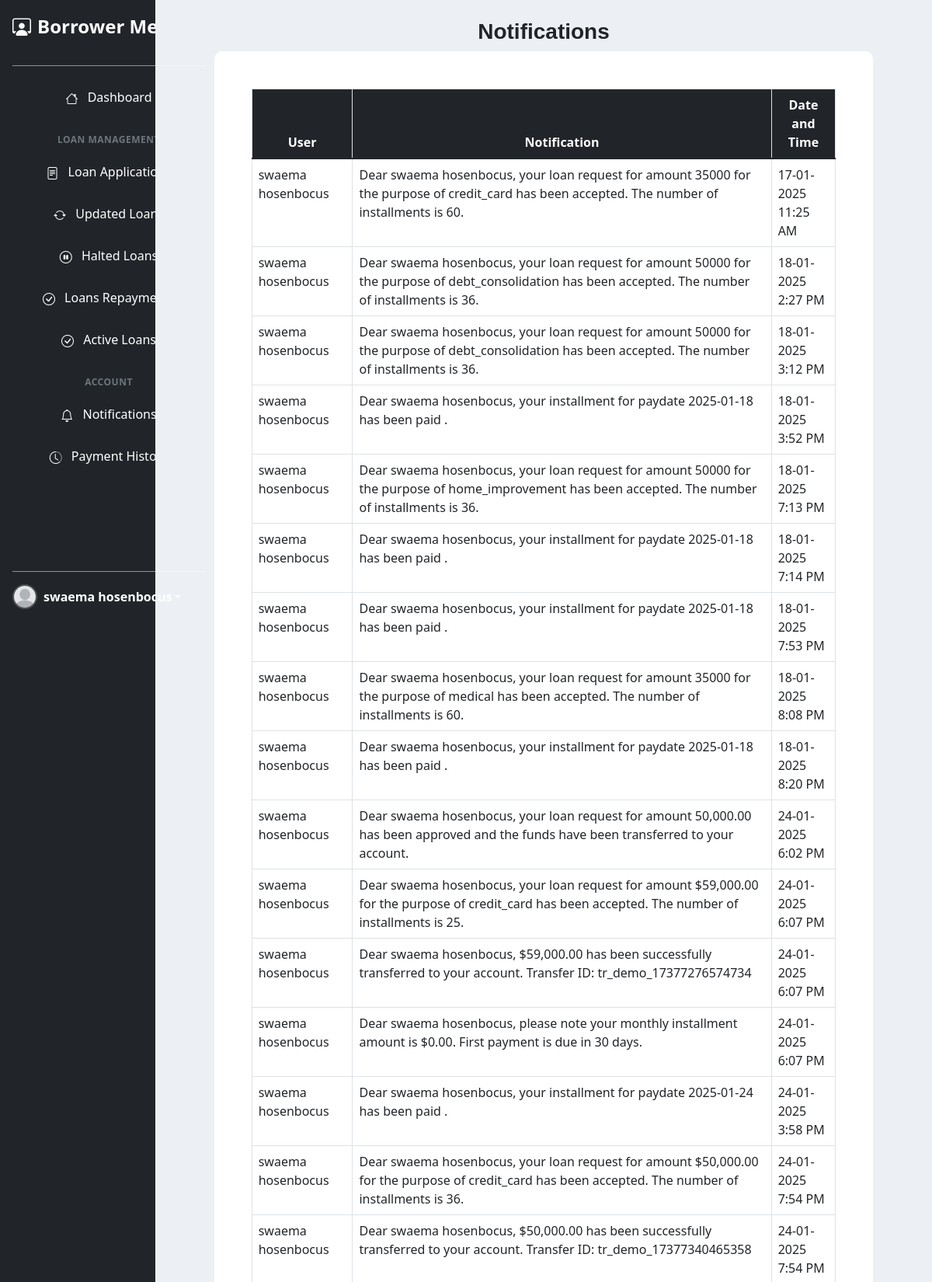
Page /Borrower/notifications.php (signed in, upper part) on the committed database.
### tables this page shows
CREATE TABLE `notifications` (
  `id` int(11) NOT NULL,
  `user_id` int(11) DEFAULT NULL,
  `message` text DEFAULT NULL,
  `created_at` datetime DEFAULT current_timestamp()
);

CREATE TABLE `users` (
  `id` int(11) NOT NULL,
  `name` varchar(255) DEFAULT NULL,
  `email` varchar(255) DEFAULT NULL,
  `password` varchar(255) DEFAULT NULL,
  `role` enum('borrower','lender','admin') DEFAULT NULL,
  `mobile` varchar(15) NOT NULL,
  `address` text NOT NULL,
  `image` varchar(255) DEFAULT NULL,
  `status` enum('active','inactive','blocked','suspend') DEFAULT NULL,
  `user_verfied` text DEFAULT NULL,
  `reset_token` text DEFAULT NULL,
  `reset_token_expiry` datetime DEFAULT NULL,
  `created_at` datetime DEFAULT current_timestamp(),
  `updated_at` timestamp NOT NULL DEFAULT current_timestamp() ON UPDATE current_timestamp(),
  `stripe_account_id` varchar(255) DEFAULT NULL
);

### Classes/Notifiactions.php (called while the page is built, shortened)
<?php
class Notifiactions
{
    public static function showNotification($id)
    {
        $db = Database::getConnection();
        $query = "SELECT u.*,n.*,n.created_at as notTime from notifications n
        inner join users u on u.id = n.user_id
        where u.id =?
       ";
        $stmt = $db->prepare($query);
        $stmt->bind_param("i", $id);
        $stmt->execute();
        $result = $stmt->get_result();
        $notifiactions = [];
        while ($data = $result->fetch_assoc()) {
            $notifiactions[] = $data;
        }
        return $notifiactions;
    }
}

### Borrower/notifications.php (the view, shortened to what this page needs)
<?php
require_once '../Classes/Loan.php';
require_once '../Classes/Notifiactions.php';
$id = $_SESSION['user_id'];
$noti = Notifiactions::showNotification($id);
?>
<?php
include_once('Layout/head.php');
include_once('Layout/sidebar.php');
?>
<div class="col-md-10 pb-5" style="background-color: #ECF0F4;">
    <div class="row text-center">
    </div>
    <div class="title text-center">
        <h2 class="h3 fw-bold mt-3 " style="font-family: sans-serif;">
            Notifications
        </h2>
    </div>
    <div class="container-fluid">
        <div class="row mt-2 d-flex justify-content-center">
            <div class="col-lg-11 col-md-11 col-sm-11">
                <div class="table-responsive p-5" style="background-color: #FFFFFF; border-radius: 10px; ">
                    <table id="example" class="table table-bordered">
                        <thead class="text-white" style="background-color: #142127;">
                            <tr class="text-white bg-dark text-center">
                                <th scope="col">User</th>
                                <th scope="col">Notification</th>
                                <th scope="col">Date and Time</th>
                            </tr>
                        </thead>
                        <tbody>
                            <?php if (is_array($noti) && count($noti) > 0): ?>
                                <?php foreach ($noti as $item): ?>
                                    <tr>
                                        <td><?php echo htmlspecialchars($item['name']); ?></td>
                                        <td><?php echo htmlspecialchars($item['message']); ?></td>
                                        <td>
                                            <?php echo htmlspecialchars(date('d-m-Y', strtotime($item['notTime']))); ?>
                                            <br>
                                            <?php echo htmlspecialchars(date('g:i A', strtotime($item['notTime']))); ?>
                                        </td>
                                    </tr>
                                <?php endforeach; ?>
                            <?php endif; ?>
                        </tbody>
                    </table>
                </div>
            </div>
        </div>
    </div>
</div>
</div>
</div>
<?php
include_once('Layout/footer.php');
?>

### Assets/Styles/style.css (style rules this page uses)
* { margin: 0; padding: 0; box-sizing: border-box; }
html, body { width: 100%; height: 100%; margin: 0; padding: 0; overflow-x: hidden; background-color: #f1f9ff !important; color: #0d6efd; font-family: Arial, sans-serif; }

### Assets/Styles/sidebars.css (style rules this page uses)
body { min-height: 100vh; min-height: -webkit-fill-available; }
html { height: -webkit-fill-available; }

### rows in the picture
notifications: user.name "swaema hosenbocus", message "Dear swaema hosenbocus, your loan request for amount 35000 for the purpose of credit_card has been accepted. The number of installments is 60.", created_at "17-01-2025", created_at "11:25 AM"
notifications: user.name "swaema hosenbocus", message "Dear swaema hosenbocus, your loan request for amount 50000 for the purpose of debt_consolidation has been accepted. The number of installments is 36.", created_at "18-01-2025", created_at "2:27 PM"
notifications: user.name "swaema hosenbocus", message "Dear swaema hosenbocus, your loan request for amount 50000 for the purpose of debt_consolidation has been accepted. The number of installments is 36.", created_at "18-01-2025", created_at "3:12 PM"
notifications: user.name "swaema hosenbocus", message "Dear swaema hosenbocus, your installment for paydate 2025-01-18 has been paid .", created_at "18-01-2025", created_at "3:52 PM"
notifications: user.name "swaema hosenbocus", message "Dear swaema hosenbocus, your loan request for amount 50000 for the purpose of home_improvement has been accepted. The number of installments is 36.", created_at "18-01-2025", created_at "7:13 PM"
notifications: user.name "swaema hosenbocus", message "Dear swaema hosenbocus, your installment for paydate 2025-01-18 has been paid .", created_at "18-01-2025", created_at "7:14 PM"
notifications: user.name "swaema hosenbocus", message "Dear swaema hosenbocus, your installment for paydate 2025-01-18 has been paid .", created_at "18-01-2025", created_at "7:53 PM"
notifications: user.name "swaema hosenbocus", message "Dear swaema hosenbocus, your loan request for amount 35000 for the purpose of medical has been accepted. The number of installments is 60.", created_at "18-01-2025", created_at "8:08 PM"
notifications: user.name "swaema hosenbocus", message "Dear swaema hosenbocus, your installment for paydate 2025-01-18 has been paid .", created_at "18-01-2025", created_at "8:20 PM"
notifications: user.name "swaema hosenbocus", message "Dear swaema hosenbocus, your loan request for amount 50,000.00 has been approved and the funds have been transferred to your account.", created_at "24-01-2025", created_at "6:02 PM"
notifications: user.name "swaema hosenbocus", message "Dear swaema hosenbocus, your loan request for amount $59,000.00 for the purpose of credit_card has been accepted. The number of installments is 25.", created_at "24-01-2025", created_at "6:07 PM"
notifications: user.name "swaema hosenbocus", message "Dear swaema hosenbocus, $59,000.00 has been successfully transferred to your account. Transfer ID: tr_demo_17377276574734", created_at "24-01-2025", created_at "6:07 PM"
notifications: user.name "swaema hosenbocus", message "Dear swaema hosenbocus, please note your monthly installment amount is $0.00. First payment is due in 30 days.", created_at "24-01-2025", created_at "6:07 PM"
notifications: user.name "swaema hosenbocus", message "Dear swaema hosenbocus, your installment for paydate 2025-01-24 has been paid .", created_at "24-01-2025", created_at "3:58 PM"
notifications: user.name "swaema hosenbocus", message "Dear swaema hosenbocus, your loan request for amount $50,000.00 for the purpose of credit_card has been accepted. The number of installments is 36.", created_at "24-01-2025", created_at "7:54 PM"
notifications: user.name "swaema hosenbocus", message "Dear swaema hosenbocus, $50,000.00 has been successfully transferred to your account. Transfer ID: tr_demo_17377340465358", created_at "24-01-2025", created_at "7:54 PM"

### other values in the picture
$_SESSION['user_name'] "swaema hosenbocus"
